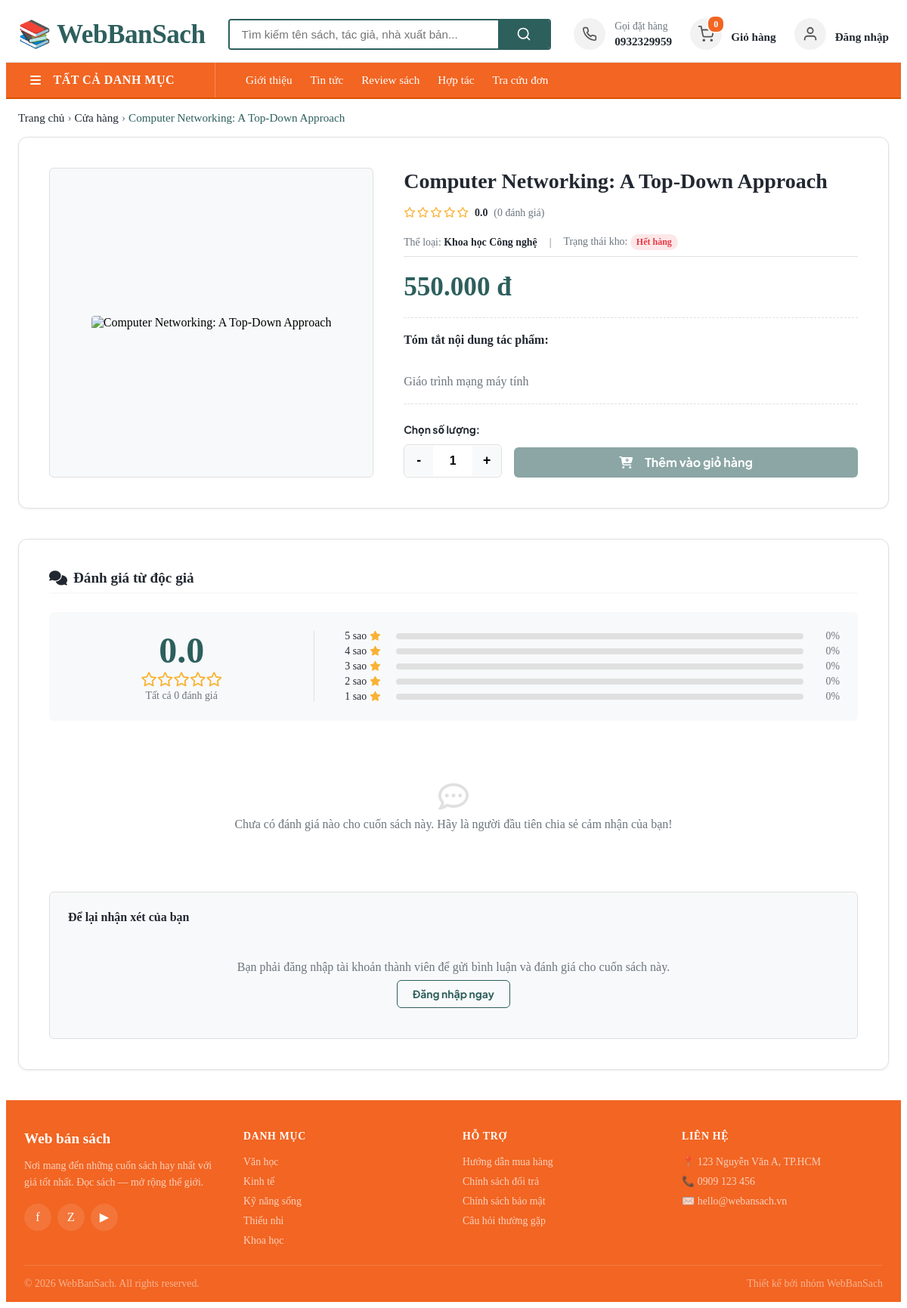
The app's page /trangchu/detail.php?id=10 with its own data.
### tables this page shows
CREATE TABLE IF NOT EXISTS `product` (
  `ProductID` int NOT NULL AUTO_INCREMENT,
  `CategoryID` int DEFAULT NULL,
  `BrandID` int DEFAULT NULL,
  `ProductName` varchar(255) NOT NULL,
  `Brand` varchar(100) DEFAULT NULL,
  `Price` int NOT NULL DEFAULT '0',
  `Quantity` int DEFAULT '0',
  `Description` text,
  `Publisher` varchar(100) DEFAULT 'AlphaBooks',
  `Status` enum('Còn hàng','Hết hàng') DEFAULT 'Còn hàng',
  PRIMARY KEY (`ProductID`),
  KEY `fk_product_category` (`CategoryID`)
);

CREATE TABLE IF NOT EXISTS `category` (
  `CategoryID` int NOT NULL AUTO_INCREMENT,
  `CategoryName` varchar(100) NOT NULL,
  `Description` text,
  PRIMARY KEY (`CategoryID`)
);

### config/db.php (called while the page is built, shortened)
<?php
if (!function_exists('url')) {
    function url($path = '')
    {
        return '/WebBanSach/' . ltrim($path, '/');
    }
}
if (!function_exists('getProductImage')) {
    function getProductImage($imageUrl)
    {
        if (preg_match('/^https?:\/\//i', $imageUrl)) {
            return $imageUrl;
        }
        return url('assets' . $imageUrl);
    }
}
?>

### trangchu/detail.php (the view, shortened to what this page needs)
<?php
require_once '../config/db.php';
$productId = isset($_GET['id']) ? intval($_GET['id']) : 0;
$sql_product = "
    SELECT p.ProductID, p.ProductName, p.Price, p.Description, p.Status, c.CategoryName, i.ImageURL,
           ap.DiscountRate, ap.PromotionName
    FROM product p
    LEFT JOIN category c ON p.CategoryID = c.CategoryID
    LEFT JOIN image i ON p.ProductID = i.ProductID AND i.IsThumbnail = 1
    LEFT JOIN (
        SELECT pd.ProductID, MAX(pd.DiscountRate) AS DiscountRate, MIN(pr.PromotionName) AS PromotionName
        FROM promotion_detail pd
        JOIN promotion pr ON pd.PromotionID = pr.PromotionID
        WHERE NOW() BETWEEN COALESCE(pd.StartDate, pr.StartDate) AND COALESCE(pd.EndDate, pr.EndDate)
        GROUP BY pd.ProductID
    ) ap ON p.ProductID = ap.ProductID
    WHERE p.ProductID = ?
";
$stmt = $conn->prepare($sql_product);
$stmt->bind_param("i", $productId);
$stmt->execute();
$result = $stmt->get_result();
$product = $result->fetch_assoc();
$avgRating = 0;
$totalReviews = 0;
$starCounts = [5 => 0, 4 => 0, 3 => 0, 2 => 0, 1 => 0];
$sql_rating_stats = "SELECT AVG(Rating) AS avg_rating, COUNT(*) AS total_reviews FROM review WHERE ProductID = ?";
$stmt_stats = $conn->prepare($sql_rating_stats);
$stmt_stats->bind_param("i", $productId);
$stmt_stats->execute();
$res_stats = $stmt_stats->get_result()->fetch_assoc();
if ($res_stats) {
    $avgRating = $res_stats['avg_rating'] !== null ? round(floatval($res_stats['avg_rating']), 1) : 0;
    $totalReviews = intval($res_stats['total_reviews']);
}
$reviews = [];
include '../includes/header.php';
?>
<main class="detail-container">
    <div class="breadcrumb">
        <a href="index.php">Trang chủ</a>
        <span class="separator">›</span>
        <a href="category.php">Cửa hàng</a>
        <span class="separator">›</span>
        <span class="current" style="display: -webkit-box; -webkit-line-clamp: 1; -webkit-box-orient: vertical; overflow: hidden; max-width: 400px;"><?= htmlspecialchars($product['ProductName']) ?></span>
    </div>
    <div class="product-layout">
        <div class="product-image-wrapper">
            <?php $imgSrc = getProductImage($product['ImageURL'] ?? ''); ?>
            <img src="<?= $imgSrc ?>" class="product-main-image" alt="<?= htmlspecialchars($product['ProductName']) ?>">
        </div>
        <div class="product-info-wrapper">
            <h1 class="product-detail-title"><?= htmlspecialchars($product['ProductName']) ?></h1>
            <div class="product-rating-meta">
                <div class="product-rating-stars">
                    <?php
                    $fullStars = floor($avgRating);
                    $halfStar = ($avgRating - $fullStars) >= 0.5 ? 1 : 0;
                    $emptyStars = 5 - $fullStars - $halfStar;
                    for ($i = 0; $i < $emptyStars; $i++) echo '<i class="fa-regular fa-star"></i>';
                    ?>
                </div>
                <span class="product-rating-average"><?= $avgRating > 0 ? $avgRating : '0.0' ?></span>
                <span class="product-rating-count">(<?= $totalReviews ?> đánh giá)</span>
            </div>
            <div class="product-meta-row">
                <div>Thể loại: <strong style="color: var(--color-text);"><?= htmlspecialchars($product['CategoryName'] ?? 'Chưa phân loại') ?></strong></div>
                <div>|</div>
                <div>Trạng thái kho:
                    <?php if($product['Status'] == 'Hết hàng'): ?>
                        <span class="badge badge--error">Hết hàng</span>
                    <?php else: ?>
                        <span class="badge badge--success">Còn hàng</span>
                    <?php endif; ?>
                </div>
            </div>
            <?php
            $originalPrice = $product['Price'];
            $discountRate = isset($product['DiscountRate']) ? floatval($product['DiscountRate']) : 0;
            $discountedPrice = $originalPrice - ($originalPrice * $discountRate / 100);
            ?>
            <?php if ($discountRate > 0): ?>
                <div style="display: flex; align-items: baseline; gap: var(--spacing-md); margin: var(--spacing-xs) 0;">
                    <div class="product-detail-price" style="margin: 0;"><?= number_format($discountedPrice, 0, ',', '.') ?> đ</div>
                    <div style="text-decoration: line-through; color: var(--color-text-light); font-size: 1.2rem;"><?= number_format($originalPrice, 0, ',', '.') ?> đ</div>
                    <span class="badge" style="background-color: var(--color-primary); color: white; font-weight: bold; font-size: 0.95rem; padding: 4px 10px; border-radius: var(--border-radius-sm);">-<?= number_format($discountRate, 0) ?>%</span>
                </div>
                <div style="color: #2e7d32; font-weight: bold; font-size: 0.95rem; margin-top: -6px; margin-bottom: var(--spacing-sm);">
                    <i class="fa-solid fa-tags"></i> Áp dụng chương trình: <?= htmlspecialchars($product['PromotionName']) ?>
                </div>
            <?php else: ?>
                <div class="product-detail-price"><?= number_format($originalPrice, 0, ',', '.') ?> đ</div>
            <?php endif; ?>
            <div class="product-description-box">
                <h4 style="margin: 0 0 var(--spacing-xs) 0; color: var(--color-text);">Tóm tắt nội dung tác phẩm:</h4>
                <div style="white-space: pre-line; color: var(--color-text-light);">
                    <?= !empty($product['Description']) ? htmlspecialchars($product['Description']) : 'Mô tả nội dung chi tiết cho đầu sách này đang được cập nhật...' ?>
                </div>
            </div>
            <form action="../cart/add.php" method="POST" class="purchase-action-box">
                <div class="form-group quantity-select-group">
                    <label class="form-label" style="font-weight: bold; margin-bottom: 6px;">Chọn số lượng:</label>
                    <div class="quantity-input-wrapper">
                        <button type="button" class="quantity-btn" onclick="decreaseQty()">-</button>
                        <input type="number" id="quantity" name="quantity" class="quantity-input" value="1" min="1" max="99">
                        <button type="button" class="quantity-btn" onclick="increaseQty()">+</button>
                    </div>
                </div>
                <div style="flex: 1;">
                    <button type="submit" class="btn btn--primary" style="width: 100%; height: 40px; font-weight: bold; font-size: 1rem;" <?= $product['Status'] == 'Hết hàng' ? 'disabled' : '' ?>>
                        <i class="fa-solid fa-cart-plus" style="margin-right: 8px;"></i>Thêm vào giỏ hàng
                    </button>
                </div>
            </form>
        </div>
    </div>
    <section class="reviews-section">
        <h2 class="reviews-section-title">
            <i class="fa-solid fa-comments"></i> Đánh giá từ độc giả
        </h2>
        <div class="rating-summary-box">
            <div class="rating-average-card">
                <div class="rating-average-number"><?= $avgRating > 0 ? $avgRating : '0.0' ?></div>
                <div class="rating-average-stars">
                    <?php
                    for ($i = 0; $i < $emptyStars; $i++) echo '<i class="fa-regular fa-star"></i>';
                    ?>
                </div>
                <div class="rating-average-count">Tất cả <?= $totalReviews ?> đánh giá</div>
            </div>
            <div class="rating-bars-list">
                <?php for ($star = 5; $star >= 1; $star--):
                    $count = $starCounts[$star];
                    $percent = $totalReviews > 0 ? round(($count / $totalReviews) * 100) : 0;
                ?>
                    <div class="rating-bar-row">
                        <span class="rating-bar-label"><?= $star ?> sao <i class="fa-solid fa-star" style="color: var(--color-secondary); font-size: 0.8rem;"></i></span>
                        <div class="rating-bar-track">
                        </div>
                        <span class="rating-bar-percent"><?= $percent ?>%</span>
                    </div>
                <?php endfor; ?>
            </div>
        </div>
        <div class="reviews-list">
            <?php if (empty($reviews)): ?>
                <div class="no-reviews-placeholder">
                    <i class="fa-regular fa-comment-dots"></i>
                    <span>Chưa có đánh giá nào cho cuốn sách này. Hãy là người đầu tiên chia sẻ cảm nhận của bạn!</span>
                </div>
            <?php endif; ?>
        </div>
        <div class="review-form-container" id="review-form-section">
            <h3 class="review-form-title">Để lại nhận xét của bạn</h3>
            <?php if (isset($_SESSION['user'])): ?>
                <form action="add_review.php" method="POST">
                    <input type="hidden" name="product_id" value="<?= $productId ?>">
                    <div class="star-selector-group">
                        <span class="star-selector-label">Đánh giá của bạn về cuốn sách này:</span>
                        <div class="rating-input">
                            <input type="radio" id="star5" name="rating" value="5" required>
                            <label for="star5" title="5 sao"><i class="fa-solid fa-star"></i></label>
                            <input type="radio" id="star4" name="rating" value="4">
                            <label for="star4" title="4 sao"><i class="fa-solid fa-star"></i></label>
                            <input type="radio" id="star3" name="rating" value="3">
                            <label for="star3" title="3 sao"><i class="fa-solid fa-star"></i></label>
                            <input type="radio" id="star2" name="rating" value="2">
                            <label for="star2" title="2 sao"><i class="fa-solid fa-star"></i></label>
                            <input type="radio" id="star1" name="rating" value="1">
                            <label for="star1" title="1 sao"><i class="fa-solid fa-star"></i></label>
                        </div>
                    </div>
                    <div class="form-group">
                        <label class="form-label" for="comment" style="font-weight: bold;">Nội dung bình luận:</label>
                        <textarea class="form-control" id="comment" name="comment" rows="4" placeholder="Nhập cảm nhận của bạn về nội dung cuốn sách, dịch vụ giao hàng hoặc đóng gói..." required style="min-height: 100px; padding: 10px; width: 100%; border: var(--border-width) solid var(--color-border); border-radius: var(--border-radius-sm); font-family: inherit; font-size: 14px; box-sizing: border-box;"></textarea>
                    </div>
                    <div style="margin-top: var(--spacing-md); text-align: right;">
                        <button type="submit" class="btn btn--primary" style="padding: 10px 24px; font-weight: bold; min-height: 40px;">Gửi đánh giá</button>
                    </div>
                </form>
            <?php else: ?>
                <div style="text-align: center; padding: var(--spacing-md) 0;">
                    <p style="color: var(--color-text-light); margin-bottom: var(--spacing-sm);">Bạn phải đăng nhập tài khoản thành viên để gửi bình luận và đánh giá cho cuốn sách này.</p>
                    <a href="<?= url('auth/pages/login.php') ?>" class="btn btn--outline" style="padding: 8px 20px; font-weight: bold; text-decoration: none; display: inline-block;">Đăng nhập ngay</a>
                </div>
            <?php endif; ?>
        </div>
    </section>
</main>
<?php include '../includes/footer.php'; ?>
</body>
</html>

### assets/css/variables.css (style rules this page uses)
:root { --color-primary-dark: #1e4241; --color-primary: #2d5f5d; --color-secondary: #f9b234; --color-accent: #e85d04; --color-accent-dark: #c44d03; --color-background: #f8f9fa; --color-surface: #ffffff; --color-border: #e0e0e0; --color-text: #222831; --color-text-light: #6c757d; --color-success: #4caf50; --color-error: #e63946; --color-warning: #ffb703; --color-info: #2196f3; --font-family-base: 'Plus Jakarta Sans', 'Segoe UI', Roboto, Helvetica, Arial, sans-serif; --font-size-base: 15px; --font-size-xxs: 0.733rem; --font-size-sm: 0.866rem; --font-size-md: 1rem; --font-size-lg: 1.2rem; --font-size-xl: 1.466rem; --font-size-xxl: 1.866rem; --font-size-3xl: 2.4rem; --font-weight-normal: 400; --font-weight-medium: 500; --font-weight-bold: 600; --font-weight-extra-bold: 700; --line-height-base: 1.6; --spacing-xxs: 2px; --spacing-xs: 4px; --spacing-sm: 8px; --spacing-md: 16px; --spacing-lg: 24px; --spacing-xl: 40px; --spacing-xxl: 64px; --border-radius-sm: 4px; --border-radius: 6px; --border-radius-lg: 12px; --border-width: 1px; --box-shadow-sm: 0 1px 3px rgba(44, 62, 80, 0.08); --box-shadow-md: 0 4px 12px rgba(44, 62, 80, 0.12); --box-shadow-lg: 0 8px 24px rgba(44, 62, 80, 0.16); --transition-fast: 0.15s cubic-bezier(0.4, 0, 0.2, 1); --transition-base: 0.3s cubic-bezier(0.4, 0, 0.2, 1); --transition-slow: 0.5s cubic-bezier(0.4, 0, 0.2, 1); }

### assets/css/components/button.css (style rules this page uses)
.btn { display: inline-flex; align-items: center; justify-content: center; gap: var(--spacing-sm); padding: var(--spacing-sm) var(--spacing-md); font-family: var(--font-family-base); font-size: var(--font-size-sm); font-weight: var(--font-weight-bold); line-height: 1.4; text-decoration: none; white-space: nowrap; border: var(--border-width) solid transparent; border-radius: var(--border-radius); cursor: pointer; transition: background-color var(--transition-fast), color var(--transition-fast), border-color var(--transition-fast), box-shadow var(--transition-fast), transform var(--transition-fast); }
.btn:disabled, .btn.is-disabled { opacity: 0.55; cursor: not-allowed; pointer-events: none; }
.btn--primary { background-color: var(--color-primary); color: var(--color-surface); }
.btn--outline { background-color: transparent; color: var(--color-primary); border-color: var(--color-primary); }

### assets/css/components/form.css (style rules this page uses)
.form-group { display: flex; flex-direction: column; gap: var(--spacing-xs); min-width: 0; }
.form-label { font-family: var(--font-family-base); font-size: var(--font-size-sm); font-weight: var(--font-weight-bold); color: var(--color-text); }

### assets/css/components/badge.css (style rules this page uses)
.badge { display: inline-flex; align-items: center; gap: var(--spacing-xs); padding: var(--spacing-xxs) var(--spacing-sm); font-size: 0.75rem; font-weight: var(--font-weight-bold); line-height: 1.4; border-radius: 999px; white-space: nowrap; }
.badge--error { background-color: rgba(230, 57, 70, 0.12); color: var(--color-error); }

### records on screen
product: ProductName "Computer Networking: A Top-Down Approach", CategoryID.CategoryName "Khoa học Công nghệ", Price "550.000", Description "Giáo trình mạng máy tính"

### other values on screen
array_sum($_SESSION['cart'] ?? []) "0"
$totalReviews "0"
$percent "0"
